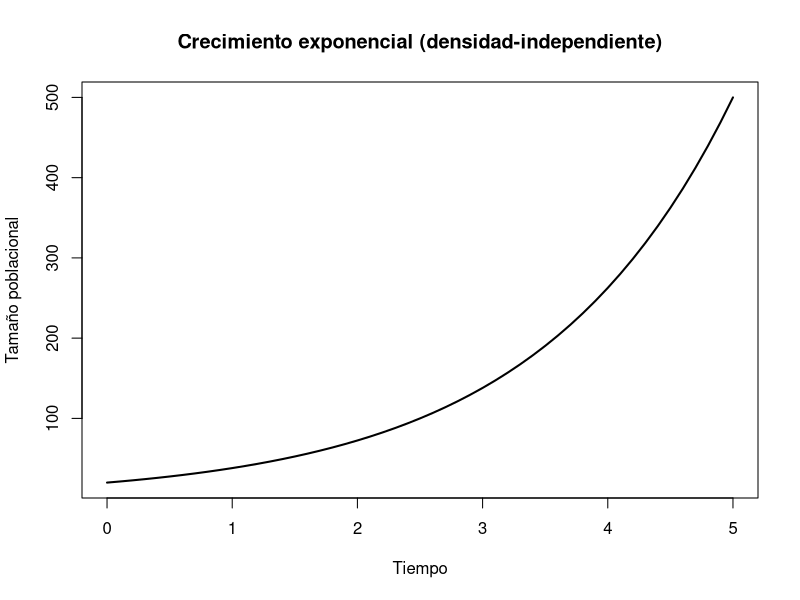
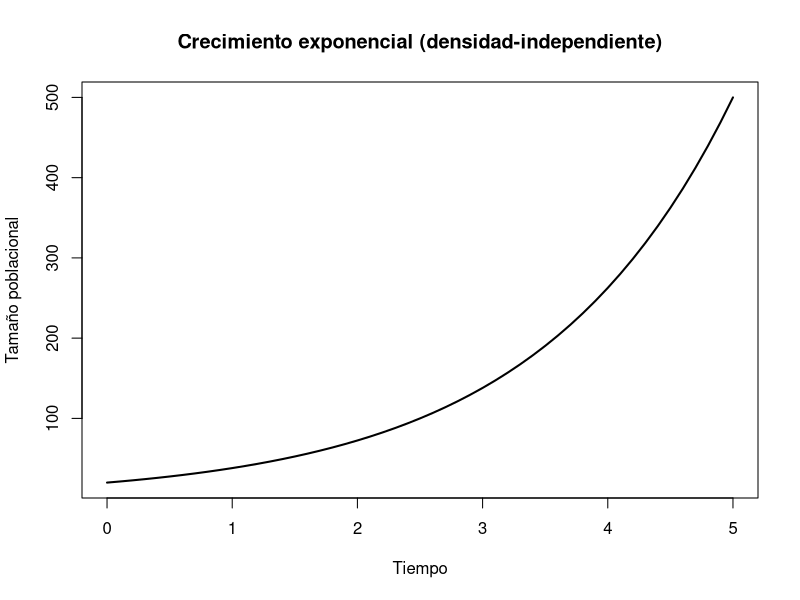
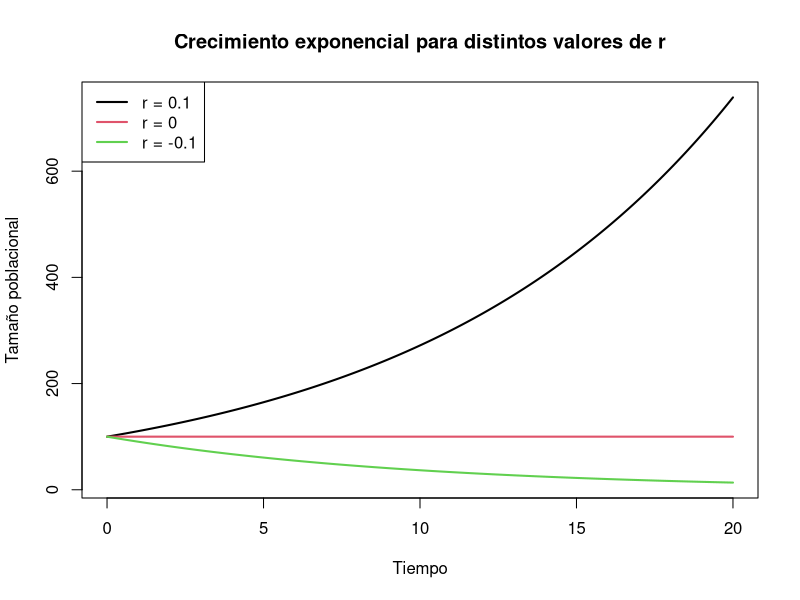
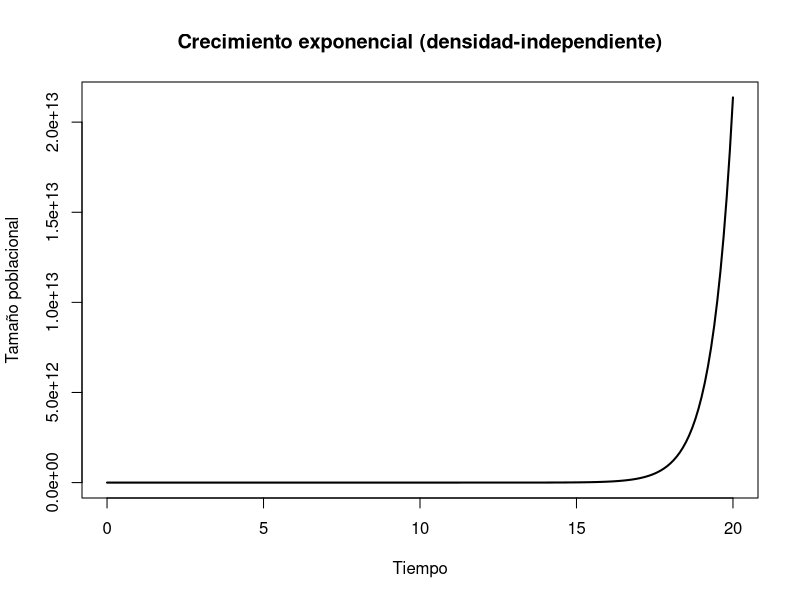
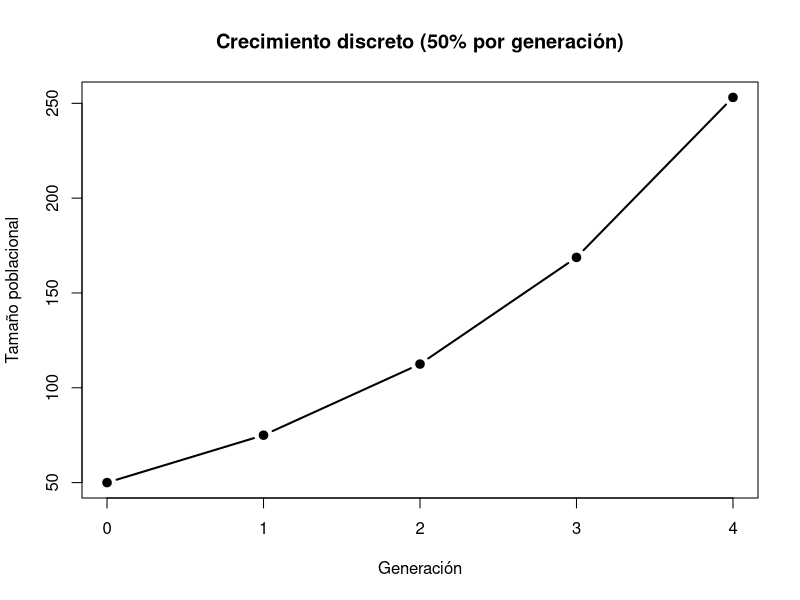
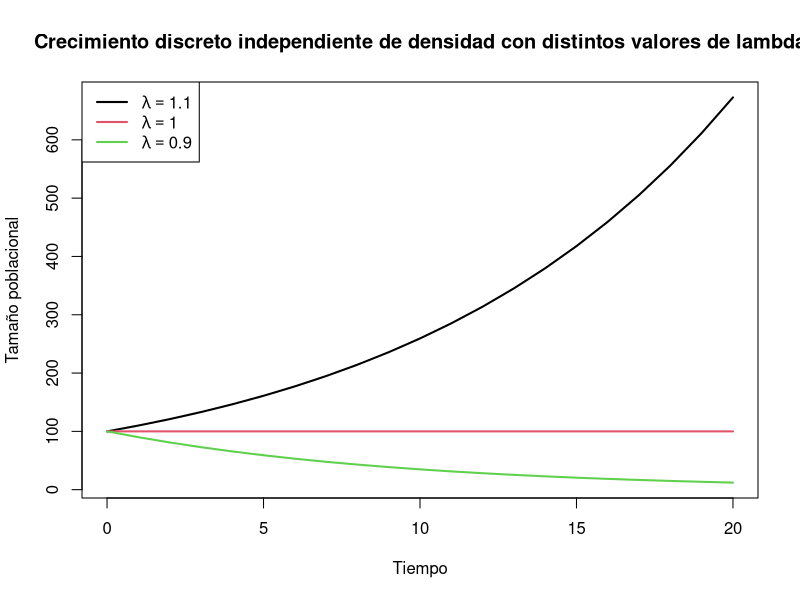
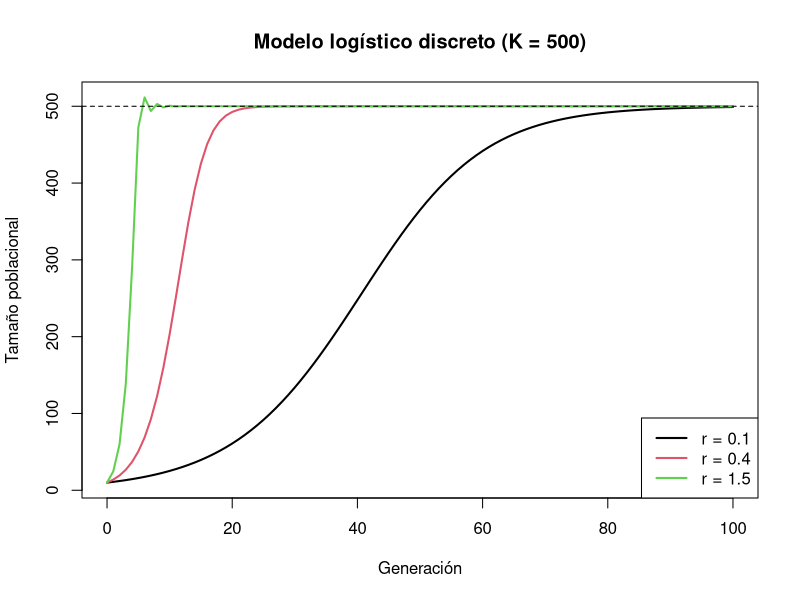
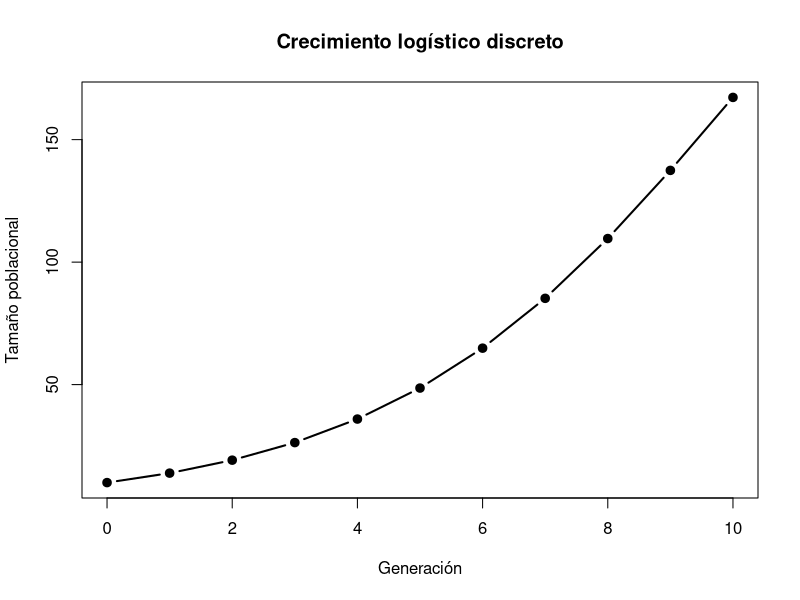

Here is the R script that generated these plots, in order:
## ---- chunk 1
# Parámetros
N0 <- 20
Nt <- 500
t_final <- 5

# Calcular r
r <- log(Nt / N0) / t_final
r
## ---- chunk 2
# Secuencia temporal
t <- seq(0, t_final, by = 0.1)
# Modelo exponencial
N <- N0 * exp(r * t)
# Gráfico
plot(t, N, type = "l", lwd = 2,
     xlab = "Tiempo",
     ylab = "Tamaño poblacional",
     main = "Crecimiento exponencial (densidad-independiente)")

## ---- chunk 3
# Parámetros
N0 <- 20
Nt <- 500
t_final <- 5
## ---- chunk 4
# Secuencia temporal
t <- seq(0, t_final, by = 0.1)
# Modelo exponencial
N <- N0 * exp(r * t)
# Gráfico
plot(t, N, type = "l", lwd = 2,
     xlab = "Tiempo",
     ylab = "Tamaño poblacional",
     main = "Crecimiento exponencial (densidad-independiente)")
## ---- chunk 5
# Parámetros
N0 <- 100
t_final = 20
tiempo <- seq(0, t_final, by = 0.1)

r_vals <- c(0.1, 0, -0.1)

# Crear matriz para almacenar resultados
N <- sapply(r_vals, function(r) N0 * exp(r * tiempo))
head(N)
## ---- chunk 6
# Graficar
matplot(tiempo, N, type = "l", lwd = 2, lty = 1,
        xlab = "Tiempo",
        ylab = "Tamaño poblacional",
        main = "Crecimiento exponencial para distintos valores de r")

legend("topleft",
       legend = c("r = 0.1", "r = 0", "r = -0.1"),
       col = 1:3,
       lwd = 2)
## ---- chunk 7
# Parámetros
N0 <- 2
r <- 1.5
t_final <- 20
# Secuencia temporal
t <- seq(0, t_final, by = 0.1)
# Modelo exponencial
N <- N0 * exp(r * t)

## ---- chunk 8
# Gráfico
plot(t, N, type = "l", lwd = 2,
     xlab = "Tiempo",
     ylab = "Tamaño poblacional",
     main = "Crecimiento exponencial (densidad-independiente)")
## ---- chunk 9
# Parámetros
N0 <- 50
lambda <- 1.5   # factor de crecimiento (50% más cada generación)
generaciones <- 0:4

# Modelo discreto
N <- N0 * lambda^generaciones

# Gráfico discreto
plot(generaciones, N,
     type = "b",        # puntos + líneas
     pch = 19,
     lwd = 2,
     xlab = "Generación",
     ylab = "Tamaño poblacional",
     main = "Crecimiento discreto (50% por generación)")
## ---- chunk 10
# Parámetros
N0 <- 100
t_final = 20
tiempo <- seq(0, t_final, by = 1)

lambda_vals <- c(1.1, 1.0, 0.9)

# Crear matriz para almacenar resultados
N <- sapply(lambda_vals, function(lambda) N <- N0 * lambda^tiempo)

# Graficar
matplot(tiempo, N, type = "l", lwd = 2, lty = 1,
        xlab = "Tiempo",
        ylab = "Tamaño poblacional",
        main = "Crecimiento discreto independiente de densidad con distintos valores de lambda")

legend("topleft",
       legend = c(expression(lambda==1.1),
                  expression(lambda==1.0),
                  expression(lambda==0.9)),
       col = 1:3,
       lwd = 2)
## ---- chunk 11
# Parámetros
N0 <- 10
K <- 500
r_vals <- c(0.1, 0.4, 1.5)
generaciones <- 0:100

# Función logística discreta
logistico <- function(r) {
  N <- numeric(length(generaciones))
  N[1] <- N0
  
  for (t in 1:(length(generaciones) - 1)) {
    N[t+1] <- N[t] + r * N[t] * (1 - N[t] / K)
  }
  
  return(N)
}

# Calcular las tres poblaciones
N_mat <- sapply(r_vals, logistico)

# Graficar
matplot(generaciones, N_mat,
        type = "l",
        lwd = 2,
        lty = 1,
        col = 1:3,
        xlab = "Generación",
        ylab = "Tamaño poblacional",
        main = "Modelo logístico discreto (K = 500)")

abline(h = K, lty = 2)  # línea de capacidad de carga

legend("bottomright",
       legend = c("r = 0.1", "r = 0.4", "r = 1.5"),
       col = 1:3,
       lwd = 2)
## ---- chunk 12
# Parámetros
K <- 300
r <- 0.4
N0 <- 10
generaciones <- 0:10

# Vector para almacenar resultados
N <- numeric(length(generaciones))
N[1] <- N0

# Iteración del modelo logístico discreto
for (t in 1:(length(generaciones) - 1)) {
  N[t+1] <- N[t] + r * N[t] * (1 - N[t] / K)
}

# Mostrar tamaño tras 10 generaciones
N[11]

# Gráfico
plot(generaciones, N,
     type = "b",
     pch = 19,
     lwd = 2,
     xlab = "Generación",
     ylab = "Tamaño poblacional",
     main = "Crecimiento logístico discreto")

abline(h = K, lty = 2)
## ---- chunk 13
which(N >= 150)[1] - 1
## ---- chunk 14
# Parámetros
K <- 300
N0 <- 10
N_return <- 290
r_vals <- c(0.2, 0.4, 0.8)
